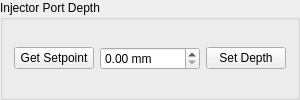
         <widget class="QGroupBox" name="groupBox">
          <property name="minimumSize">
           <size>
            <width>0</width>
            <height>65</height>
           </size>
          </property>
          <property name="title">
           <string>Injector Port Depth</string>
          </property>
          <layout class="QHBoxLayout" name="horizontalLayout_9">
           <item>
            <widget class="QPushButton" name="buttonGetNeedleDepthSetPoint">
             <property name="sizePolicy">
              <sizepolicy hsizetype="Preferred" vsizetype="Fixed">
               <horstretch>0</horstretch>
               <verstretch>0</verstretch>
              </sizepolicy>
             </property>
             <property name="toolTip">
              <string>Gets the current needle depth setpoint</string>
             </property>
             <property name="text">
              <string>Get Setpoint</string>
             </property>
            </widget>
           </item>
           <item>
            <widget class="QtcSpinBox" name="spinboxSetInjDepth">
             <property name="sizePolicy">
              <sizepolicy hsizetype="Minimum" vsizetype="Fixed">
               <horstretch>0</horstretch>
               <verstretch>0</verstretch>
              </sizepolicy>
             </property>
             <property name="minimumSize">
              <size>
               <width>100</width>
               <height>0</height>
              </size>
             </property>
             <property name="maximumSize">
              <size>
               <width>65</width>
               <height>16777215</height>
              </size>
             </property>
             <property name="toolTip">
              <string>Scroll to change or type to enter a precise value</string>
             </property>
             <property name="suffix">
              <string> mm</string>
             </property>
             <property name="decimals">
              <number>2</number>
             </property>
             <property name="singleStep">
              <double>0.500000000000000</double>
             </property>
            </widget>
           </item>
           <item>
            <widget class="QPushButton" name="buttonSetDepth">
             <property name="sizePolicy">
              <sizepolicy hsizetype="Preferred" vsizetype="Fixed">
               <horstretch>0</horstretch>
               <verstretch>0</verstretch>
              </sizepolicy>
             </property>
             <property name="toolTip">
              <string>Set the injector port depth to the indicated value, home, and then go there.
Holding shift will set the depth to whatever the current needle position is without moving.</string>
             </property>
             <property name="text">
              <string>Set Depth</string>
             </property>
             <property name="checkable">
              <bool>false</bool>
             </property>
             <property name="autoDefault">
              <bool>false</bool>
             </property>
             <property name="default">
              <bool>false</bool>
             </property>
             <property name="flat">
              <bool>false</bool>
             </property>
            </widget>
           </item>
          </layout>
         </widget>
